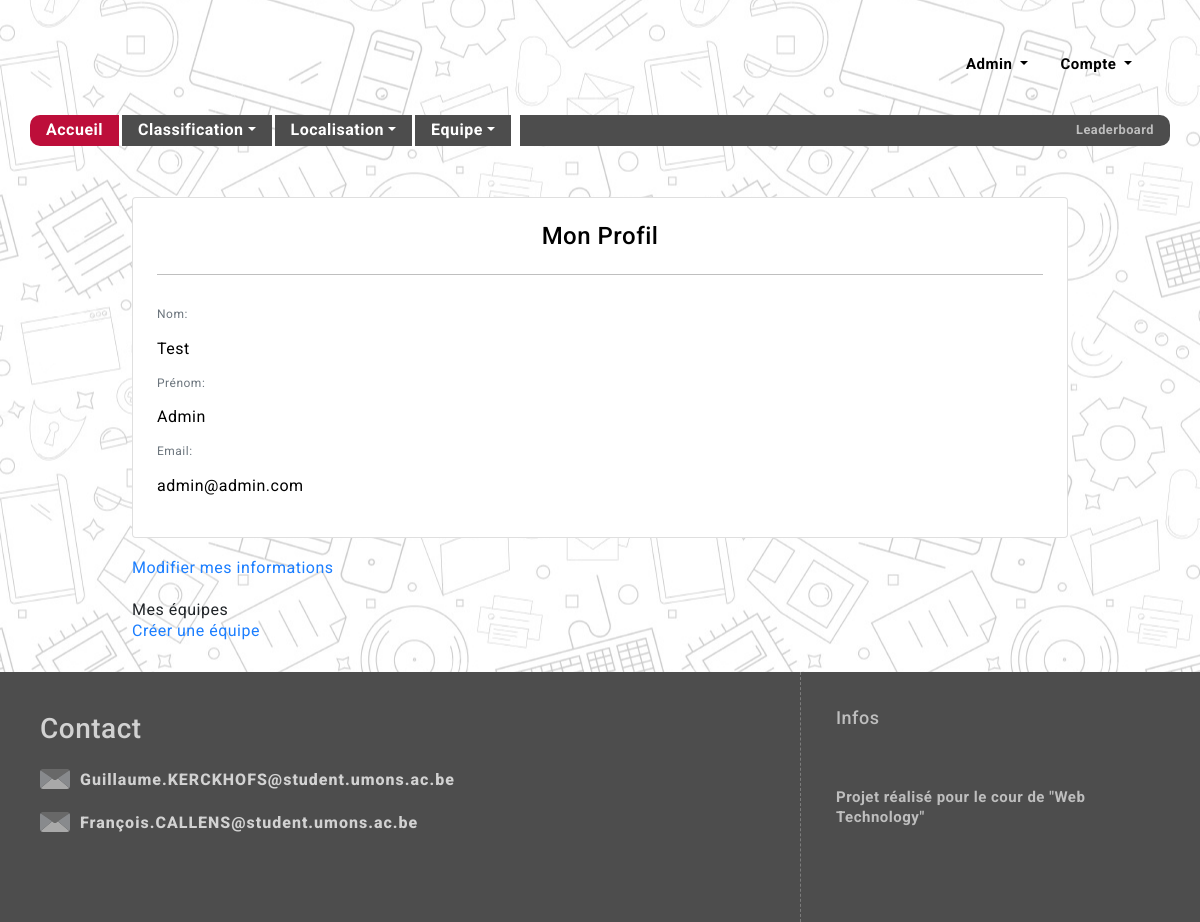
Page /profil/ (signed in) on the committed database.
### users/models.py (models this page shows, shortened)
class CustomUser(AbstractBaseUser, PermissionsMixin):
    user_name = models.CharField(max_length=150, unique=True)
    email = models.EmailField( unique=True)
    first_name = models.CharField(max_length=150, blank=True)
    last_name = models.CharField(max_length=150, blank=True)
    is_dev = models.BooleanField(default=False)
    is_staff = models.BooleanField(default=False)
    is_active = models.BooleanField(default=True,editable=False)
    objects = CustomAccountManager()
    USERNAME_FIELD = 'user_name'
    REQUIRED_FIELDS = ['email', 'first_name','last_name']

### gui/views.py (the view)
# urls.py: path("profil/",profil_view,name="profil"),
@login_required
def profil_view(request):
	return render(request,'gui/HTML/profil.html')

### templates/gui/HTML/Profil.html (shortened to what this page needs)
{% extends "gui/HTML/base.html" %}
{% load bootstrap5 %}
{% block content %}
        <div class="container" id="Informations">
            {% if user.is_authenticated %}
                <div class="card p-4">
                    <h4 class="card-title font-weight-bold text-center">Mon Profil</h4>
                    <hr>
                    <div class="card-text">
                        <p class="text-muted mb-0" style="font-size: 12px">Nom:</p>
                        <p>{{ user.last_name }}</p>
                        <p class="text-muted mb-0" style="font-size: 12px">Prénom:</p>
                        <p>{{ user.first_name }}</p>
                        <p class="text-muted mb-0" style="font-size: 12px">Email:</p>
                        <p>{{ user.email }} </p>
                    </div>
                </div>
                <div>
                    <a href="/profil/edit">Modifier mes informations </a>
                </div>
            {% endif %}
            <h class="diplay-10">Mes équipes</h>
            <div>
                <a href="#">Créer une équipe </a>
            </div>
        </div>
{% endblock %}

### static/CSS/default.css (style rules this page uses)
* { box-sizing: border-box; font-family: 'Roboto', Arial, Helvetica, sans-serif; letter-spacing: 0.5px; }
html, body { margin: 0; padding: 0; font-size: 16px; line-height: 1.3; height: 100%; }
body { background: url(../images/background_20.png) 600px repeat; background-attachment: fixed; }
a { text-decoration: none; color: #1b7eff; }

### static/CSS/style.css (style rules this page uses)
.card { color:black; height: 100%; }
p { margin-top: 1rem; }

### rows in the picture
CustomUser: last_name "Test", first_name "Admin", email "admin@admin.com"
